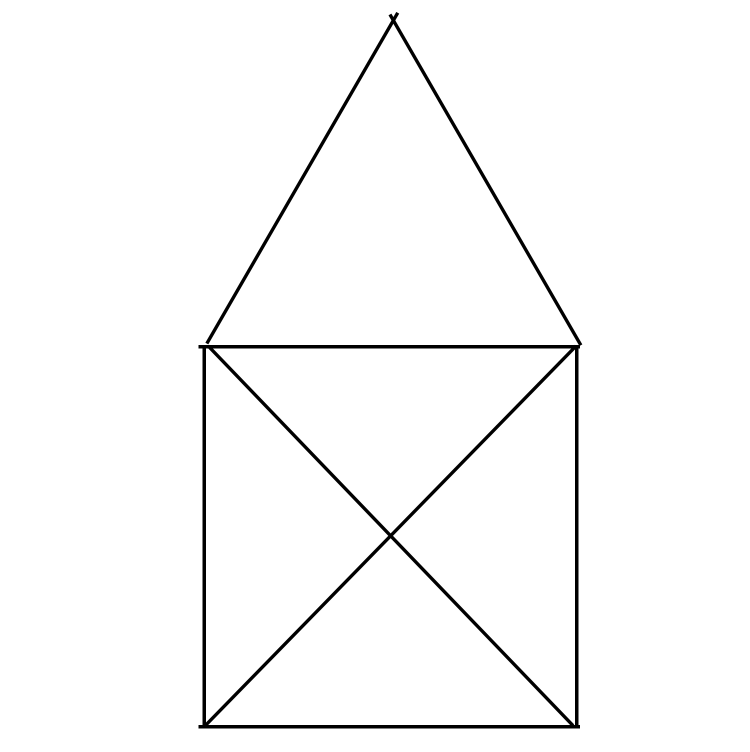
#> input picture templates/reference_image.png, 1500 x 1504 px (shown at 1/2 size)
$ python -i utils.py   (imports and definitions only)
#> lines starting #> are read from the running program, lines starting #| are printed output that depends on the picture; after the words box and inside, x2 and y2 are one past the last pixel; in counts of white or black regions, pixels touching at a corner belong together
#> further down, picture is the input picture: shape (1504, 1500, 3); min 0, max 255, mean 249.9
"""
Utility functions for image processing.

This module provides helper functions for image loading, conversion,
normalization, and other common image processing tasks.
"""

import cv2
import numpy as np
from PIL import Image
import io
from typing import Tuple, Optional


# [75 lines left out: functions load_image_from_bytes, normalize_image, image_to_bytes, not called in this run]


def preprocess_for_line_detection(image: np.ndarray) -> np.ndarray:
    """
    Preprocess image for line detection.

    Steps:
    1. Convert to grayscale
    2. Apply Gaussian blur to reduce noise
    3. Apply adaptive thresholding

    Args:
        image: Input image in BGR format

    Returns:
        Preprocessed binary image
    """
    # Convert to grayscale
    gray = cv2.cvtColor(image, cv2.COLOR_BGR2GRAY)

    # Apply Gaussian blur
    blurred = cv2.GaussianBlur(gray, (5, 5), 0)

    # Apply adaptive thresholding
    binary = cv2.adaptiveThreshold(
        blurred, 255, cv2.ADAPTIVE_THRESH_GAUSSIAN_C,
        cv2.THRESH_BINARY_INV, 11, 2
    )
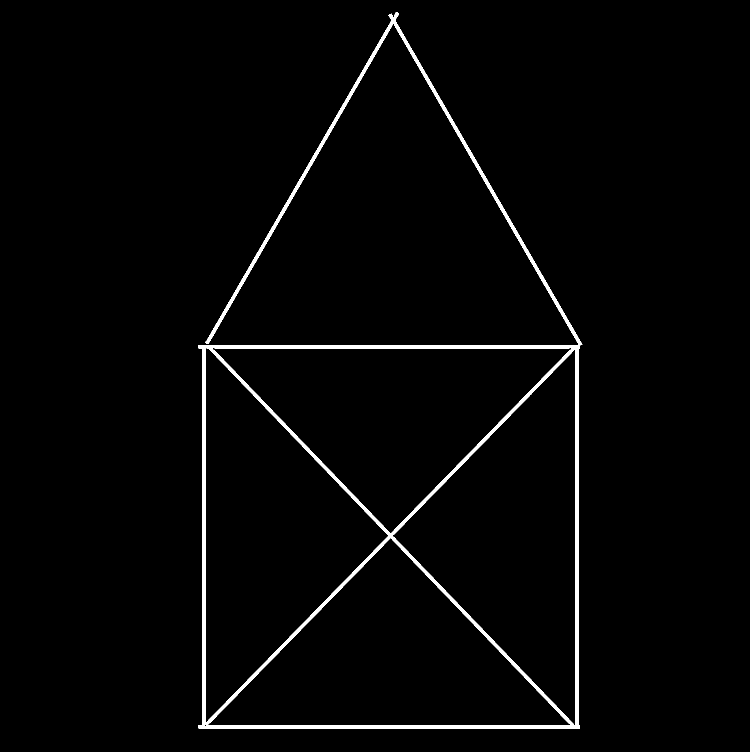
#> binary: shape (1504, 1500) (shown at 1/2 size); 2% white; 1 white region, box (x1, y1, x2, y2) and area: (397, 24, 1165, 1457) 45246

    return binary


# [38 lines left out: function create_visualization, not called in this run]

>>> import cv2
>>> picture = cv2.imread('../../templates/reference_image.png')
>>> result = preprocess_for_line_detection(picture)
